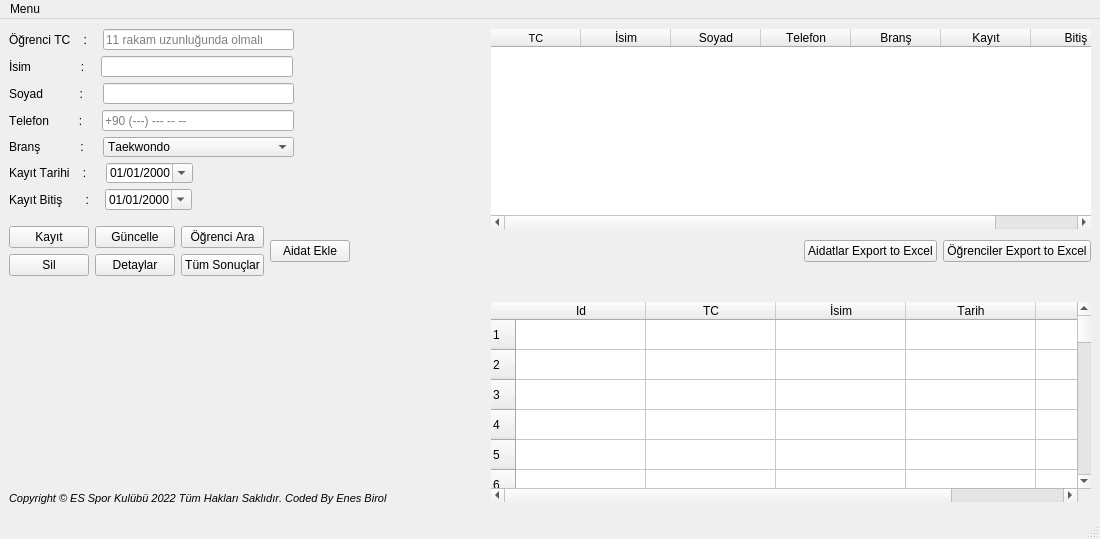
<?xml version="1.0" encoding="UTF-8"?>
<ui version="4.0">
 <class>MainWindow</class>
 <widget class="QMainWindow" name="MainWindow">
  <property name="windowModality">
   <enum>Qt::NonModal</enum>
  </property>
  <property name="geometry">
   <rect>
    <x>0</x>
    <y>0</y>
    <width>1100</width>
    <height>539</height>
   </rect>
  </property>
  <property name="minimumSize">
   <size>
    <width>0</width>
    <height>0</height>
   </size>
  </property>
  <property name="sizeIncrement">
   <size>
    <width>800</width>
    <height>200</height>
   </size>
  </property>
  <property name="baseSize">
   <size>
    <width>700</width>
    <height>200</height>
   </size>
  </property>
  <property name="font">
   <font>
    <weight>50</weight>
    <bold>false</bold>
    <strikeout>false</strikeout>
    <kerning>false</kerning>
   </font>
  </property>
  <property name="windowTitle">
   <string>Sporcu Kayıt ve Aidat Programı</string>
  </property>
  <property name="windowIcon">
   <iconset resource="../py_rc/icons.qrc">
    <normaloff>:/assets/essk.png</normaloff>:/assets/essk.png</iconset>
  </property>
  <property name="styleSheet">
   <string notr="true"/>
  </property>
  <widget class="QWidget" name="centralwidget">
   <property name="minimumSize">
    <size>
     <width>1100</width>
     <height>400</height>
    </size>
   </property>
   <layout class="QVBoxLayout" name="verticalLayout_2">
    <property name="topMargin">
     <number>10</number>
    </property>
    <item>
     <layout class="QHBoxLayout" name="horizontalLayout_6">
      <property name="bottomMargin">
       <number>0</number>
      </property>
      <item>
       <layout class="QVBoxLayout" name="verticalLayout">
        <property name="bottomMargin">
         <number>0</number>
        </property>
        <item>
         <layout class="QHBoxLayout" name="horizontalLayout">
          <property name="topMargin">
           <number>0</number>
          </property>
          <item>
           <widget class="QLabel" name="label">
            <property name="text">
             <string>Öğrenci TC    :   </string>
            </property>
           </widget>
          </item>
          <item>
           <widget class="QLineEdit" name="ogr_tc_edit">
            <property name="inputMask">
             <string>99999999999</string>
            </property>
            <property name="placeholderText">
             <string>11 rakam uzunluğunda olmalı</string>
            </property>
           </widget>
          </item>
          <item>
           <spacer name="horizontalSpacer_2">
            <property name="orientation">
             <enum>Qt::Horizontal</enum>
            </property>
            <property name="sizeHint" stdset="0">
             <size>
              <width>40</width>
              <height>20</height>
             </size>
            </property>
           </spacer>
          </item>
         </layout>
        </item>
        <item>
         <layout class="QHBoxLayout" name="horizontalLayout_5">
          <property name="topMargin">
           <number>0</number>
          </property>
          <item>
           <widget class="QLabel" name="label_5">
            <property name="text">
             <string>İsim               :   </string>
            </property>
           </widget>
          </item>
          <item>
           <widget class="QLineEdit" name="ogr_name_edit">
            <property name="placeholderText">
             <string/>
            </property>
           </widget>
          </item>
          <item>
           <spacer name="horizontalSpacer_3">
            <property name="orientation">
             <enum>Qt::Horizontal</enum>
            </property>
            <property name="sizeHint" stdset="0">
             <size>
              <width>40</width>
              <height>20</height>
             </size>
            </property>
           </spacer>
          </item>
         </layout>
        </item>
        <item>
         <layout class="QHBoxLayout" name="horizontalLayout_10">
          <item>
           <widget class="QLabel" name="label_10">
            <property name="text">
             <string>Soyad           :    </string>
            </property>
           </widget>
          </item>
          <item>
           <widget class="QLineEdit" name="ogr_surname_lineEdit"/>
          </item>
          <item>
           <spacer name="horizontalSpacer_11">
            <property name="orientation">
             <enum>Qt::Horizontal</enum>
            </property>
            <property name="sizeHint" stdset="0">
             <size>
              <width>40</width>
              <height>20</height>
             </size>
            </property>
           </spacer>
          </item>
         </layout>
        </item>
        <item>
         <layout class="QHBoxLayout" name="horizontalLayout_2">
          <property name="topMargin">
           <number>0</number>
          </property>
          <item>
           <widget class="QLabel" name="label_2">
            <property name="text">
             <string>Telefon         :    </string>
            </property>
           </widget>
          </item>
          <item>
           <widget class="QLineEdit" name="ogr_number_edit">
            <property name="inputMask">
             <string/>
            </property>
            <property name="placeholderText">
             <string>+90 (---) --- -- --</string>
            </property>
           </widget>
          </item>
          <item>
           <spacer name="horizontalSpacer_4">
            <property name="orientation">
             <enum>Qt::Horizontal</enum>
            </property>
            <property name="sizeHint" stdset="0">
             <size>
              <width>40</width>
              <height>20</height>
             </size>
            </property>
           </spacer>
          </item>
         </layout>
        </item>
        <item>
         <layout class="QHBoxLayout" name="horizontalLayout_3">
          <property name="topMargin">
           <number>0</number>
          </property>
          <item>
           <widget class="QLabel" name="label_3">
            <property name="text">
             <string>Branş            :    </string>
            </property>
           </widget>
          </item>
          <item>
           <widget class="QComboBox" name="brans_combox">
            <property name="sizePolicy">
             <sizepolicy hsizetype="MinimumExpanding" vsizetype="Maximum">
              <horstretch>0</horstretch>
              <verstretch>0</verstretch>
             </sizepolicy>
            </property>
            <property name="minimumSize">
             <size>
              <width>10</width>
              <height>10</height>
             </size>
            </property>
            <item>
             <property name="text">
              <string>Taekwondo</string>
             </property>
            </item>
            <item>
             <property name="text">
              <string>Cimnastik</string>
             </property>
            </item>
            <item>
             <property name="text">
              <string>KickBoks</string>
             </property>
            </item>
            <item>
             <property name="text">
              <string>Okçuluk</string>
             </property>
            </item>
            <item>
             <property name="text">
              <string>Judo</string>
             </property>
            </item>
            <item>
             <property name="text">
              <string>Pilates</string>
             </property>
            </item>
            <item>
             <property name="text">
              <string>Karate</string>
             </property>
            </item>
            <item>
             <property name="text">
              <string>Fitness</string>
             </property>
            </item>
           </widget>
          </item>
          <item>
           <spacer name="horizontalSpacer_5">
            <property name="orientation">
             <enum>Qt::Horizontal</enum>
            </property>
            <property name="sizeHint" stdset="0">
             <size>
              <width>40</width>
              <height>20</height>
             </size>
            </property>
           </spacer>
          </item>
         </layout>
        </item>
        <item>
         <layout class="QHBoxLayout" name="horizontalLayout_7">
          <item>
           <widget class="QLabel" name="label_4">
            <property name="text">
             <string>Kayıt Tarihi    :    </string>
            </property>
           </widget>
          </item>
          <item>
           <widget class="QDateEdit" name="register_dateEdit">
            <property name="displayFormat">
             <string>dd/MM/yyyy</string>
            </property>
            <property name="calendarPopup">
             <bool>true</bool>
            </property>
           </widget>
          </item>
          <item>
           <spacer name="horizontalSpacer">
            <property name="orientation">
             <enum>Qt::Horizontal</enum>
            </property>
            <property name="sizeHint" stdset="0">
             <size>
              <width>40</width>
              <height>20</height>
             </size>
            </property>
           </spacer>
          </item>
         </layout>
        </item>
        <item>
         <layout class="QHBoxLayout" name="horizontalLayout_4">
          <item>
           <widget class="QLabel" name="label_6">
            <property name="text">
             <string>Kayıt Bitiş       :   </string>
            </property>
           </widget>
          </item>
          <item>
           <widget class="QDateEdit" name="register_finish_dateEdit">
            <property name="displayFormat">
             <string>dd/MM/yyyy</string>
            </property>
            <property name="calendarPopup">
             <bool>true</bool>
            </property>
           </widget>
          </item>
          <item>
           <spacer name="horizontalSpacer_6">
            <property name="orientation">
             <enum>Qt::Horizontal</enum>
            </property>
            <property name="sizeHint" stdset="0">
             <size>
              <width>40</width>
              <height>20</height>
             </size>
            </property>
           </spacer>
          </item>
         </layout>
        </item>
       </layout>
      </item>
      <item>
       <widget class="QTableWidget" name="ogrenciler_tableWidget">
        <property name="minimumSize">
         <size>
          <width>600</width>
          <height>200</height>
         </size>
        </property>
        <property name="sizeIncrement">
         <size>
          <width>600</width>
          <height>200</height>
         </size>
        </property>
        <property name="baseSize">
         <size>
          <width>600</width>
          <height>200</height>
         </size>
        </property>
        <property name="statusTip">
         <string/>
        </property>
        <property name="autoFillBackground">
         <bool>true</bool>
        </property>
        <property name="inputMethodHints">
         <set>Qt::ImhNone</set>
        </property>
        <property name="frameShape">
         <enum>QFrame::NoFrame</enum>
        </property>
        <property name="frameShadow">
         <enum>QFrame::Sunken</enum>
        </property>
        <property name="lineWidth">
         <number>1</number>
        </property>
        <property name="autoScrollMargin">
         <number>16</number>
        </property>
        <property name="editTriggers">
         <set>QAbstractItemView::NoEditTriggers</set>
        </property>
        <property name="sortingEnabled">
         <bool>true</bool>
        </property>
        <property name="rowCount">
         <number>0</number>
        </property>
        <attribute name="horizontalHeaderCascadingSectionResizes">
         <bool>false</bool>
        </attribute>
        <attribute name="horizontalHeaderDefaultSectionSize">
         <number>90</number>
        </attribute>
        <attribute name="horizontalHeaderHighlightSections">
         <bool>true</bool>
        </attribute>
        <attribute name="horizontalHeaderMinimumSectionSize">
         <number>39</number>
        </attribute>
        <attribute name="horizontalHeaderShowSortIndicator" stdset="0">
         <bool>true</bool>
        </attribute>
        <attribute name="horizontalHeaderStretchLastSection">
         <bool>true</bool>
        </attribute>
        <attribute name="verticalHeaderCascadingSectionResizes">
         <bool>false</bool>
        </attribute>
        <attribute name="verticalHeaderMinimumSectionSize">
         <number>23</number>
        </attribute>
        <column>
         <property name="text">
          <string>TC</string>
         </property>
         <property name="font">
          <font>
           <pointsize>8</pointsize>
          </font>
         </property>
        </column>
        <column>
         <property name="text">
          <string>İsim</string>
         </property>
        </column>
        <column>
         <property name="text">
          <string>Soyad</string>
         </property>
        </column>
        <column>
         <property name="text">
          <string>Telefon</string>
         </property>
        </column>
        <column>
         <property name="text">
          <string>Branş</string>
         </property>
        </column>
        <column>
         <property name="text">
          <string>Kayıt</string>
         </property>
        </column>
        <column>
         <property name="text">
          <string>Bitiş</string>
         </property>
        </column>
       </widget>
      </item>
     </layout>
    </item>
    <item>
     <layout class="QHBoxLayout" name="horizontalLayout_9">
      <property name="topMargin">
       <number>10</number>
      </property>
      <property name="bottomMargin">
       <number>0</number>
      </property>
      <item>
       <layout class="QVBoxLayout" name="verticalLayout_6">
        <property name="rightMargin">
         <number>0</number>
        </property>
        <item>
         <widget class="QPushButton" name="register_button">
          <property name="text">
           <string>Kayıt</string>
          </property>
         </widget>
        </item>
        <item>
         <widget class="QPushButton" name="delete_button">
          <property name="text">
           <string>Sil</string>
          </property>
         </widget>
        </item>
       </layout>
      </item>
      <item>
       <layout class="QVBoxLayout" name="verticalLayout_7">
        <property name="rightMargin">
         <number>0</number>
        </property>
        <item>
         <widget class="QPushButton" name="update_button">
          <property name="text">
           <string>Güncelle</string>
          </property>
         </widget>
        </item>
        <item>
         <widget class="QPushButton" name="more_detail_button">
          <property name="text">
           <string>Detaylar</string>
          </property>
         </widget>
        </item>
       </layout>
      </item>
      <item>
       <layout class="QVBoxLayout" name="verticalLayout_8">
        <property name="rightMargin">
         <number>0</number>
        </property>
        <item>
         <widget class="QPushButton" name="search_button">
          <property name="text">
           <string>Öğrenci Ara</string>
          </property>
         </widget>
        </item>
        <item>
         <widget class="QPushButton" name="serach_all_pushButton">
          <property name="text">
           <string>Tüm Sonuçlar</string>
          </property>
         </widget>
        </item>
       </layout>
      </item>
      <item>
       <layout class="QVBoxLayout" name="verticalLayout_3">
        <property name="rightMargin">
         <number>0</number>
        </property>
        <item>
         <widget class="QPushButton" name="aidat_add_button">
          <property name="text">
           <string>Aidat Ekle</string>
          </property>
         </widget>
        </item>
       </layout>
      </item>
      <item>
       <spacer name="horizontalSpacer_7">
        <property name="orientation">
         <enum>Qt::Horizontal</enum>
        </property>
        <property name="sizeHint" stdset="0">
         <size>
          <width>40</width>
          <height>20</height>
         </size>
        </property>
       </spacer>
      </item>
      <item>
       <widget class="QPushButton" name="aidat_export_button">
        <property name="text">
         <string>Aidatlar Export to Excel</string>
        </property>
       </widget>
      </item>
      <item>
       <widget class="QPushButton" name="ogr_export_button">
        <property name="sizePolicy">
         <sizepolicy hsizetype="Fixed" vsizetype="Fixed">
          <horstretch>0</horstretch>
          <verstretch>0</verstretch>
         </sizepolicy>
        </property>
        <property name="text">
         <string>Öğrenciler Export to Excel</string>
        </property>
       </widget>
      </item>
     </layout>
    </item>
    <item>
     <widget class="QLabel" name="label_7">
      <property name="text">
       <string/>
      </property>
     </widget>
    </item>
    <item>
     <layout class="QHBoxLayout" name="horizontalLayout_8">
      <property name="bottomMargin">
       <number>0</number>
      </property>
      <item>
       <spacer name="horizontalSpacer_10">
        <property name="orientation">
         <enum>Qt::Horizontal</enum>
        </property>
        <property name="sizeHint" stdset="0">
         <size>
          <width>40</width>
          <height>20</height>
         </size>
        </property>
       </spacer>
      </item>
      <item>
       <widget class="QLabel" name="label_8">
        <property name="minimumSize">
         <size>
          <width>200</width>
          <height>100</height>
         </size>
        </property>
        <property name="styleSheet">
         <string notr="true">image: url(:/assets/essk.png);</string>
        </property>
        <property name="text">
         <string/>
        </property>
       </widget>
      </item>
      <item>
       <spacer name="horizontalSpacer_8">
        <property name="orientation">
         <enum>Qt::Horizontal</enum>
        </property>
        <property name="sizeHint" stdset="0">
         <size>
          <width>40</width>
          <height>20</height>
         </size>
        </property>
       </spacer>
      </item>
      <item>
       <widget class="QTableWidget" name="aidatlar_tableWidget">
        <property name="minimumSize">
         <size>
          <width>600</width>
          <height>200</height>
         </size>
        </property>
        <property name="sizeIncrement">
         <size>
          <width>600</width>
          <height>200</height>
         </size>
        </property>
        <property name="baseSize">
         <size>
          <width>600</width>
          <height>200</height>
         </size>
        </property>
        <property name="frameShape">
         <enum>QFrame::NoFrame</enum>
        </property>
        <property name="autoScrollMargin">
         <number>16</number>
        </property>
        <property name="editTriggers">
         <set>QAbstractItemView::NoEditTriggers</set>
        </property>
        <property name="dragEnabled">
         <bool>false</bool>
        </property>
        <property name="showGrid">
         <bool>true</bool>
        </property>
        <property name="gridStyle">
         <enum>Qt::SolidLine</enum>
        </property>
        <property name="sortingEnabled">
         <bool>true</bool>
        </property>
        <property name="wordWrap">
         <bool>true</bool>
        </property>
        <property name="cornerButtonEnabled">
         <bool>true</bool>
        </property>
        <property name="rowCount">
         <number>100</number>
        </property>
        <attribute name="horizontalHeaderVisible">
         <bool>true</bool>
        </attribute>
        <attribute name="horizontalHeaderCascadingSectionResizes">
         <bool>false</bool>
        </attribute>
        <attribute name="horizontalHeaderDefaultSectionSize">
         <number>130</number>
        </attribute>
        <attribute name="horizontalHeaderShowSortIndicator" stdset="0">
         <bool>true</bool>
        </attribute>
        <attribute name="horizontalHeaderStretchLastSection">
         <bool>true</bool>
        </attribute>
        <attribute name="verticalHeaderCascadingSectionResizes">
         <bool>false</bool>
        </attribute>
        <attribute name="verticalHeaderDefaultSectionSize">
         <number>25</number>
        </attribute>
        <attribute name="verticalHeaderHighlightSections">
         <bool>true</bool>
        </attribute>
        <attribute name="verticalHeaderMinimumSectionSize">
         <number>30</number>
        </attribute>
        <attribute name="verticalHeaderShowSortIndicator" stdset="0">
         <bool>false</bool>
        </attribute>
        <attribute name="verticalHeaderStretchLastSection">
         <bool>false</bool>
        </attribute>
        <row/>
        <row/>
        <row/>
        <row/>
        <row/>
        <row/>
        <row/>
        <row/>
        <row/>
        <row/>
        <row/>
        <row/>
        <row/>
        <row/>
        <row/>
        <row/>
        <row/>
        <row/>
        <row/>
        <row/>
        <row/>
        <row/>
        <row/>
        <row/>
        <row/>
        <row/>
        <row/>
        <row/>
        <row/>
        <row/>
        <row/>
        <row/>
        <row/>
        <row/>
        <row/>
        <row/>
        <row/>
        <row/>
        <row/>
        <row/>
        <row/>
        <row/>
        <row/>
        <row/>
        <row/>
        <row/>
        <row/>
        <row/>
        <row/>
        <row/>
        <row/>
        <row/>
        <row/>
        <row/>
        <row/>
        <row/>
        <row/>
        <row/>
        <row/>
        <row/>
        <row/>
        <row/>
        <row/>
        <row/>
        <row/>
        <row/>
        <row/>
        <row/>
        <row/>
        <row/>
        <row/>
        <row/>
        <row/>
        <row/>
        <row/>
        <row/>
        <row/>
        <row/>
        <row/>
        <row/>
        <row/>
        <row/>
        <row/>
        <row/>
        <row/>
        <row/>
        <row/>
        <row/>
        <row/>
        <row/>
        <row/>
        <row/>
        <row/>
        <row/>
        <row/>
        <row/>
        <row/>
        <row/>
        <row/>
        <row/>
        <column>
         <property name="text">
          <string>Id</string>
         </property>
        </column>
        <column>
         <property name="text">
          <string>TC</string>
         </property>
        </column>
        <column>
         <property name="text">
          <string>İsim</string>
         </property>
        </column>
        <column>
         <property name="text">
          <string>Tarih</string>
         </property>
        </column>
        <column>
         <property name="text">
          <string>Ücret</string>
         </property>
        </column>
       </widget>
      </item>
     </layout>
    </item>
    <item>
     <layout class="QHBoxLayout" name="horizontalLayout_11">
      <property name="bottomMargin">
       <number>0</number>
      </property>
      <item>
       <widget class="QLabel" name="label_9">
        <property name="font">
         <font>
          <pointsize>8</pointsize>
          <weight>50</weight>
          <italic>true</italic>
          <bold>false</bold>
          <underline>false</underline>
         </font>
        </property>
        <property name="text">
         <string>Copyright © ES Spor Kulübü 2022 Tüm Hakları Saklıdır. Coded By Enes Birol</string>
        </property>
       </widget>
      </item>
      <item>
       <spacer name="horizontalSpacer_9">
        <property name="orientation">
         <enum>Qt::Horizontal</enum>
        </property>
        <property name="sizeHint" stdset="0">
         <size>
          <width>40</width>
          <height>20</height>
         </size>
        </property>
       </spacer>
      </item>
     </layout>
    </item>
   </layout>
  </widget>
  <widget class="QMenuBar" name="menubar">
   <property name="geometry">
    <rect>
     <x>0</x>
     <y>0</y>
     <width>1100</width>
     <height>21</height>
    </rect>
   </property>
   <widget class="QMenu" name="menuMenu">
    <property name="title">
     <string>Menu</string>
    </property>
    <widget class="QMenu" name="menuSettings">
     <property name="title">
      <string>Ayarlar</string>
     </property>
     <addaction name="actionToplu_Mail_G_nder"/>
     <addaction name="actionBilgi_Boloncuklar_2"/>
     <addaction name="actionSave_Database"/>
     <addaction name="actionLoad_Database_2"/>
    </widget>
    <addaction name="actionExport_Data"/>
    <addaction name="menuSettings"/>
    <addaction name="actionlicence_sozlesme"/>
    <addaction name="actionApp_nfo"/>
   </widget>
   <addaction name="menuMenu"/>
  </widget>
  <widget class="QStatusBar" name="statusBar"/>
  <action name="actionExit">
   <property name="text">
    <string>Exit</string>
   </property>
  </action>
  <action name="actionExport_Data">
   <property name="checkable">
    <bool>true</bool>
   </property>
   <property name="text">
    <string>Excel Çıktısı Al</string>
   </property>
  </action>
  <action name="actionlicence_sozlesme">
   <property name="text">
    <string>Lisans Sözleşmesi</string>
   </property>
  </action>
  <action name="export_to_database_action">
   <property name="text">
    <string>Save Database</string>
   </property>
  </action>
  <action name="actionBilgi_Boloncuklar">
   <property name="checkable">
    <bool>true</bool>
   </property>
   <property name="text">
    <string>Bilgi Boloncukları</string>
   </property>
  </action>
  <action name="actionLoad_Database">
   <property name="text">
    <string>Load Database</string>
   </property>
  </action>
  <action name="actionSave_Database">
   <property name="text">
    <string>Save Database</string>
   </property>
  </action>
  <action name="actionLoad_Database_2">
   <property name="text">
    <string>Load Database</string>
   </property>
  </action>
  <action name="actionBilgi_Boloncuklar_2">
   <property name="checkable">
    <bool>true</bool>
   </property>
   <property name="text">
    <string>Bilgi Boloncukları</string>
   </property>
  </action>
  <action name="actionApp_nfo">
   <property name="text">
    <string>Uygulama Hakkında</string>
   </property>
  </action>
  <action name="actionToplu_Mail_G_nder">
   <property name="text">
    <string>Toplu Mail Gönder</string>
   </property>
  </action>
 </widget>
 <resources>
  <include location="../py_rc/icons.qrc"/>
 </resources>
 <connections/>
</ui>
